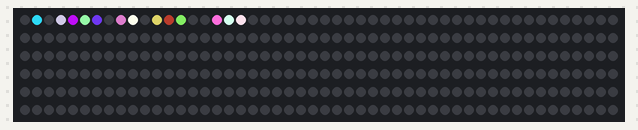
Recording of a sketch running on a simulated Arduino Uno, built with avr-gcc and run on an emulated ATmega328P. Parts: 300 RGB LEDs in strip order, left to right, continuing on the next row. The strip is taken to match the declared colour order; random numbers use the default seed unless the sketch sets one.

Above: at 0.17 s.

The sketch:

Chase2D.ino
```cpp
/*
  Chase spews out random colored pixels traveling at random speeds up
  and down a NeoPixel strip. There are a predetermined number of pixels
  traveling the strip; when one gets back to the beginning, a new one
  is regenerated.

  Chase requires the Adafruit NeoPixel library.
  https://github.com/adafruit/Adafruit_NeoPixel

  R. Gutmann
  1/20/2021

*/

#include <Adafruit_NeoPixel.h>

// hardware
#define PIN 4          // data output to the strip
#define NUM_LEDS 300   // how many pixels in the whole strip

// play with these numbers for different effects
#define NUM_CHASERS 20 // number of pixels on at any one time
#define MIN_DELAY 1    // min dwell time for a chaser
#define MAX_DELAY 12   // max dwell time for a chaser (MAX_DELAY - 1 : see random() )

// Create an instance of the Adafruit_NeoPixel class called "leds".
// RGB color order, 800 KHz
Adafruit_NeoPixel leds = Adafruit_NeoPixel( NUM_LEDS, PIN, NEO_RGB + NEO_KHZ800 );

// data for each chaser ("class" data)
unsigned long moveTimes[ NUM_CHASERS ];  // millis() at which the n-th pixel should move
unsigned int  delays[ NUM_CHASERS ];     // dwell time for n-th chaser at each pixel (ms)
unsigned long colors[ NUM_CHASERS ];     // n-th chaser's color
int positions[ NUM_CHASERS ];            // n-th chaser's current position
int directions[ NUM_CHASERS ];           // +/-1 determines moves up or down the strip

void setup()
{
  Serial.begin(57600);  // print for debug
  leds.begin();         // NeoPixel init
  for ( int n = 0; n < NUM_CHASERS; n++ )  // for each chaser
  {
    directions[n] = 1;
    newChaser( n ); // create new chaser
  }
}  // end of setup()


void loop()
{
  unsigned long now = millis();  // current time
  leds.clear();                  // clear all the pixels

  for ( int n = 0; n < NUM_CHASERS; n++ )  // for each chaser
  {
    if ( now >= moveTimes[n] ) // time to move or start over
    {
      positions[n] += directions[n];
      if ( positions[n] > NUM_LEDS )  // run off the end?
      {
        directions[n] = -1;
      }
      else if ( positions[n] < 0 )
      {
        newChaser(n);  // respawn
      }
      moveTimes[n] = now + delays[n];  // next time to move
    }  // end time to move

    leds.setPixelColor( positions[n], colors[n] );  // turn on pixel for this chaser

  }  // end of for each chaser

  leds.show();  // turn on all NUM_LEDS leds
}  // end of loop()


// create new Chaser parameters
void newChaser( int n )
{
  directions[n] = 1;    // move up the strip

  // pick a random color
  unsigned long r = random( 0, 0x100 );
  unsigned long g = random( 0, 0x100 );
  unsigned long b = random( 0, 0x100 );

  colors[n] = (r << 16) + (g << 8) + b;

  /*Serial.print(r, HEX); Serial.print(" ");
  Serial.print(g, HEX); Serial.print(" ");
  Serial.print(b, HEX); Serial.print(" ");
  Serial.println( colors[n], HEX ); */

  delays[n] = random( MIN_DELAY, MAX_DELAY );  // pick a random delay
  //Serial.println( delays[n] );
  positions[n] = random(0, NUM_CHASERS);       // start in a random spot
  moveTimes[n] = millis() + delays[n];         // next time to move
}  // end of newChaser()
```
